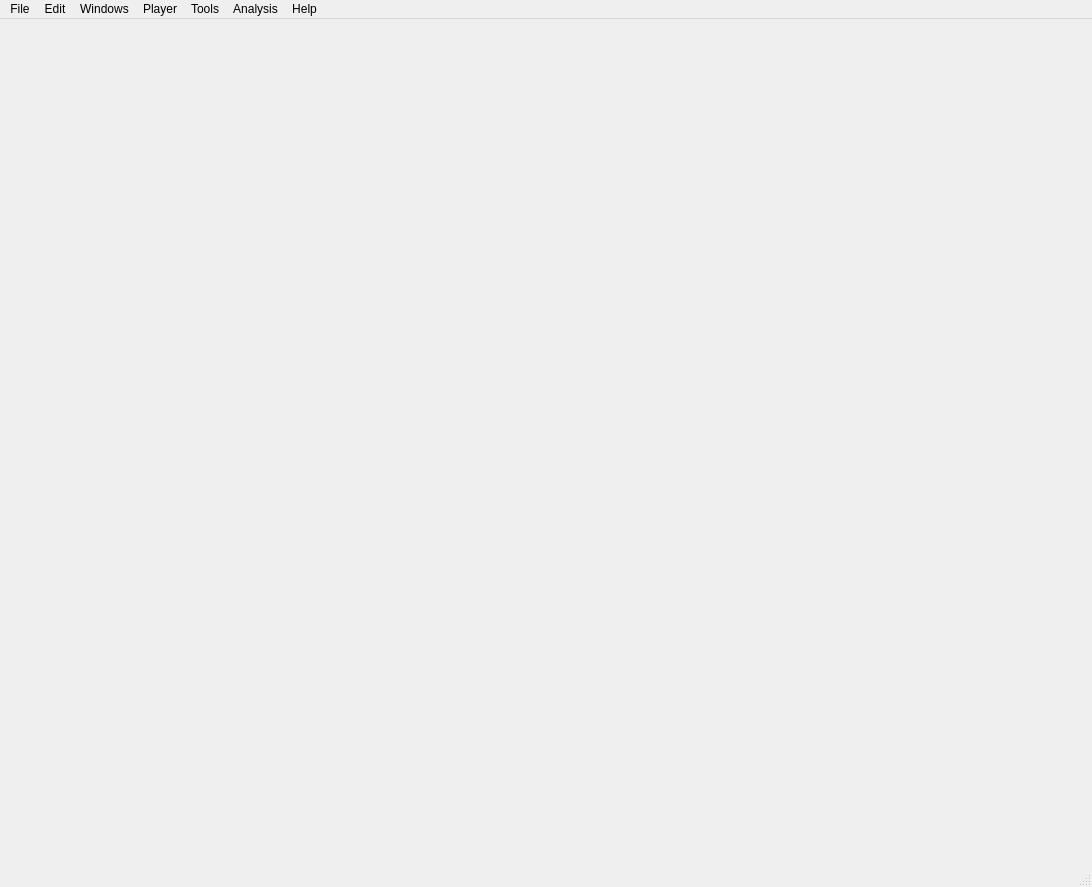
<?xml version="1.0" encoding="UTF-8"?>
<ui version="4.0">
 <class>Main_ELAN_Extension</class>
 <widget class="QMainWindow" name="Main_ELAN_Extension">
  <property name="geometry">
   <rect>
    <x>0</x>
    <y>0</y>
    <width>1092</width>
    <height>887</height>
   </rect>
  </property>
  <property name="windowTitle">
   <string>MainWindow</string>
  </property>
  <property name="windowIcon">
   <iconset>
    <normaloff>images/main.ico</normaloff>images/main.ico</iconset>
  </property>
  <property name="styleSheet">
   <string notr="true"/>
  </property>
  <property name="dockNestingEnabled">
   <bool>true</bool>
  </property>
  <widget class="QWidget" name="centralwidget">
   <layout class="QGridLayout" name="gridLayout"/>
  </widget>
  <widget class="QMenuBar" name="menubar">
   <property name="geometry">
    <rect>
     <x>0</x>
     <y>0</y>
     <width>1092</width>
     <height>21</height>
    </rect>
   </property>
   <widget class="QMenu" name="menuFile">
    <property name="title">
     <string>File</string>
    </property>
    <widget class="QMenu" name="menuImport">
     <property name="title">
      <string>Import</string>
     </property>
     <addaction name="actionImportELANSegmentation"/>
     <addaction name="action_importELAN_Project"/>
     <addaction name="actionImportVocabulary"/>
     <addaction name="separator"/>
     <addaction name="actionImportFilmColorsPipeline"/>
     <addaction name="actionImportFilmColorsFilemaker"/>
    </widget>
    <widget class="QMenu" name="menuExport">
     <property name="title">
      <string>Export</string>
     </property>
     <addaction name="action_ExportSegmentation"/>
     <addaction name="actionExportTemplate"/>
     <addaction name="actionExportVocabulary"/>
     <addaction name="actionZip_Project"/>
    </widget>
    <widget class="QMenu" name="menuRecently_Opened">
     <property name="title">
      <string>Recently Opened</string>
     </property>
     <addaction name="actionClearRecent"/>
     <addaction name="separator"/>
    </widget>
    <addaction name="actionNew"/>
    <addaction name="actionLoad"/>
    <addaction name="actionSave"/>
    <addaction name="actionSaveAs"/>
    <addaction name="actionBackup"/>
    <addaction name="actionClose_Project"/>
    <addaction name="separator"/>
    <addaction name="menuImport"/>
    <addaction name="menuExport"/>
    <addaction name="separator"/>
    <addaction name="menuRecently_Opened"/>
    <addaction name="actionExit"/>
   </widget>
   <widget class="QMenu" name="menuAnalyze">
    <property name="title">
     <string>Tools</string>
    </property>
    <addaction name="separator"/>
    <addaction name="actionScreenshot"/>
    <addaction name="actionAdd_Key"/>
    <addaction name="separator"/>
    <addaction name="actionAdd_Segment"/>
    <addaction name="actionIntervalSegmentStart"/>
    <addaction name="actionIntervalSegmentEnd"/>
    <addaction name="separator"/>
    <addaction name="actionAdd_Annotation_Layer"/>
    <addaction name="actionAdd_Segmentation"/>
    <addaction name="separator"/>
   </widget>
   <widget class="QMenu" name="menuHelp">
    <property name="title">
     <string>Help</string>
    </property>
    <addaction name="actionAbout"/>
    <addaction name="actionWelcome"/>
    <addaction name="actionUpdate"/>
    <addaction name="actionDocumentation"/>
   </widget>
   <widget class="QMenu" name="menuWindows">
    <property name="title">
     <string>Windows</string>
    </property>
    <widget class="QMenu" name="menuToolboxes">
     <property name="title">
      <string>Toolboxes</string>
     </property>
     <addaction name="actionAnnotation_Toolbox"/>
     <addaction name="actionScreenshot_Toolbox"/>
    </widget>
    <widget class="QMenu" name="menuPerspectives">
     <property name="title">
      <string>Perspectives</string>
     </property>
     <addaction name="actionPerspectivesToggle"/>
     <addaction name="separator"/>
     <addaction name="actionPlayerPersp"/>
     <addaction name="actionSegmentationPersp"/>
     <addaction name="actionAnnotationPersp"/>
     <addaction name="actionScreenshotsPersp"/>
     <addaction name="actionNodeEditorPerspective"/>
     <addaction name="actionResultsPersp"/>
     <addaction name="separator"/>
     <addaction name="actionSave_Perspective"/>
     <addaction name="actionLoad_Perspective"/>
    </widget>
    <addaction name="menuToolboxes"/>
    <addaction name="actionPlayerControls"/>
    <addaction name="separator"/>
    <addaction name="actionInspector"/>
    <addaction name="actionOutliner"/>
    <addaction name="actionTimeline"/>
    <addaction name="separator"/>
    <addaction name="actionScreenshot_Manager"/>
    <addaction name="actionVocabularyManager"/>
    <addaction name="separator"/>
    <addaction name="menuPerspectives"/>
    <addaction name="separator"/>
    <addaction name="actionTaksMonitor"/>
    <addaction name="actionHistory"/>
    <addaction name="actionPreferences"/>
    <addaction name="separator"/>
    <addaction name="actionFullscreen"/>
   </widget>
   <widget class="QMenu" name="menuEdit">
    <property name="title">
     <string>Edit</string>
    </property>
    <addaction name="actionUndo"/>
    <addaction name="actionRedo"/>
    <addaction name="actionDelete"/>
   </widget>
   <widget class="QMenu" name="menuAnalysis">
    <property name="title">
     <string>Analysis</string>
    </property>
    <addaction name="actionColorimetry"/>
    <addaction name="actionMovie_Mosaic"/>
    <addaction name="separator"/>
   </widget>
   <widget class="QMenu" name="menuPlayer">
    <property name="title">
     <string>Player</string>
    </property>
    <widget class="QMenu" name="menuFrame_Rate">
     <property name="title">
      <string>Frame Rate</string>
     </property>
     <addaction name="actionIncreasePlayRate"/>
     <addaction name="actionDecreasePlayRate"/>
    </widget>
    <addaction name="actionPlay_Pause"/>
    <addaction name="actionFrame_Forward"/>
    <addaction name="actionFrame_Backward"/>
    <addaction name="menuFrame_Rate"/>
   </widget>
   <addaction name="menuFile"/>
   <addaction name="menuEdit"/>
   <addaction name="menuWindows"/>
   <addaction name="menuPlayer"/>
   <addaction name="menuAnalyze"/>
   <addaction name="menuAnalysis"/>
   <addaction name="menuHelp"/>
  </widget>
  <widget class="QStatusBar" name="statusbar"/>
  <action name="actionNew">
   <property name="text">
    <string>New</string>
   </property>
  </action>
  <action name="actionLoad">
   <property name="text">
    <string>Load</string>
   </property>
  </action>
  <action name="actionSave">
   <property name="text">
    <string>Save</string>
   </property>
   <property name="shortcut">
    <string>Ctrl+S</string>
   </property>
  </action>
  <action name="actionExit">
   <property name="text">
    <string>Exit</string>
   </property>
  </action>
  <action name="actionAbout">
   <property name="text">
    <string>About</string>
   </property>
  </action>
  <action name="actionPlayerControls">
   <property name="text">
    <string>Player Controls</string>
   </property>
   <property name="shortcut">
    <string>Alt+P</string>
   </property>
  </action>
  <action name="actionColor">
   <property name="text">
    <string>Color</string>
   </property>
  </action>
  <action name="actionSegmentation">
   <property name="text">
    <string>Segmentation</string>
   </property>
  </action>
  <action name="actionConnect">
   <property name="text">
    <string>Connect</string>
   </property>
  </action>
  <action name="actionScreenshot">
   <property name="checkable">
    <bool>false</bool>
   </property>
   <property name="text">
    <string>Screenshot</string>
   </property>
   <property name="shortcut">
    <string>Ctrl+F</string>
   </property>
  </action>
  <action name="actionElanConnection">
   <property name="text">
    <string>Elan Connection</string>
   </property>
  </action>
  <action name="actionShots">
   <property name="text">
    <string>Shots</string>
   </property>
  </action>
  <action name="actionImportELANSegmentation">
   <property name="text">
    <string>ELAN Segmentation</string>
   </property>
   <property name="toolTip">
    <string>Importing a new ELAN Segmentation</string>
   </property>
  </action>
  <action name="actionScreenshot_Manager">
   <property name="text">
    <string>Screenshot Manager</string>
   </property>
   <property name="shortcut">
    <string>Alt+S</string>
   </property>
  </action>
  <action name="actionVocabularyManager">
   <property name="text">
    <string>Vocabulary Manager</string>
   </property>
  </action>
  <action name="actionPreferences">
   <property name="text">
    <string>Preferences</string>
   </property>
  </action>
  <action name="actionAnnotation_Toolbox">
   <property name="text">
    <string>Annotation Toolbox</string>
   </property>
  </action>
  <action name="actionScreenshot_Toolbox">
   <property name="text">
    <string>Screenshot Toolbox</string>
   </property>
  </action>
  <action name="actionOutliner">
   <property name="text">
    <string>Outliner</string>
   </property>
   <property name="shortcut">
    <string>Alt+O</string>
   </property>
  </action>
  <action name="actionSaveAs">
   <property name="text">
    <string>Save as ...</string>
   </property>
  </action>
  <action name="actionAdd_Key">
   <property name="text">
    <string>Add Key</string>
   </property>
   <property name="shortcut">
    <string>Ctrl+G</string>
   </property>
  </action>
  <action name="actionPlayerPersp">
   <property name="text">
    <string>Player</string>
   </property>
   <property name="shortcut">
    <string>Alt+1</string>
   </property>
  </action>
  <action name="actionAnnotationPersp">
   <property name="text">
    <string>Annotation</string>
   </property>
   <property name="shortcut">
    <string>Alt+3</string>
   </property>
  </action>
  <action name="actionScreenshotsPersp">
   <property name="text">
    <string>Screenshots Manager</string>
   </property>
   <property name="shortcut">
    <string>Alt+4</string>
   </property>
  </action>
  <action name="actionPerspectivesToggle">
   <property name="text">
    <string>Perspective Toolbar</string>
   </property>
  </action>
  <action name="actionAdd_Segment">
   <property name="text">
    <string>Add Segment</string>
   </property>
   <property name="shortcut">
    <string>Ctrl+D</string>
   </property>
  </action>
  <action name="actionAdd_Annotation_Layer">
   <property name="text">
    <string>Add Annotation Layer</string>
   </property>
  </action>
  <action name="actionAdd_Segmentation">
   <property name="text">
    <string>Add Segmentation</string>
   </property>
  </action>
  <action name="actionHilbert_Histogram">
   <property name="text">
    <string>Hilbert Histogram</string>
   </property>
  </action>
  <action name="actionUndo">
   <property name="text">
    <string>Undo</string>
   </property>
   <property name="shortcut">
    <string>Ctrl+Z</string>
   </property>
  </action>
  <action name="actionRedo">
   <property name="text">
    <string>Redo</string>
   </property>
   <property name="shortcut">
    <string>Ctrl+Y</string>
   </property>
  </action>
  <action name="actionHistory">
   <property name="text">
    <string>History</string>
   </property>
   <property name="shortcut">
    <string>Alt+H</string>
   </property>
  </action>
  <action name="action_importELAN_Project">
   <property name="text">
    <string>ELAN Project</string>
   </property>
  </action>
  <action name="action_ExportSegmentation">
   <property name="text">
    <string>Segmentation</string>
   </property>
  </action>
  <action name="actionDelete">
   <property name="text">
    <string>Delete</string>
   </property>
   <property name="shortcut">
    <string>Del</string>
   </property>
  </action>
  <action name="actionNodeEditorPerspective">
   <property name="text">
    <string>Node Editor</string>
   </property>
   <property name="shortcut">
    <string>Alt+5</string>
   </property>
  </action>
  <action name="actionPlay_Pause">
   <property name="text">
    <string>Play/Pause</string>
   </property>
   <property name="shortcut">
    <string>Space</string>
   </property>
  </action>
  <action name="actionWelcome">
   <property name="text">
    <string>Welcome</string>
   </property>
  </action>
  <action name="actionSave_Perspective">
   <property name="text">
    <string>Save Perspective</string>
   </property>
  </action>
  <action name="actionLoad_Perspective">
   <property name="text">
    <string>Load Perspective</string>
   </property>
  </action>
  <action name="actionUpdate">
   <property name="text">
    <string>Check for Updates</string>
   </property>
  </action>
  <action name="actionClose_Project">
   <property name="text">
    <string>Close Project</string>
   </property>
  </action>
  <action name="actionInspector">
   <property name="text">
    <string>Inspector</string>
   </property>
   <property name="shortcut">
    <string>Alt+I</string>
   </property>
  </action>
  <action name="actionGeneral">
   <property name="text">
    <string>General</string>
   </property>
  </action>
  <action name="actionTaksMonitor">
   <property name="text">
    <string>Task Monitor</string>
   </property>
   <property name="shortcut">
    <string>Alt+M</string>
   </property>
  </action>
  <action name="actionExportTemplate">
   <property name="text">
    <string>Project Template</string>
   </property>
  </action>
  <action name="actionDocumentation">
   <property name="text">
    <string>Documentation</string>
   </property>
  </action>
  <action name="actionIntervalSegmentStart">
   <property name="text">
    <string>Start Interval Segment</string>
   </property>
   <property name="shortcut">
    <string>Ctrl+W</string>
   </property>
  </action>
  <action name="actionIntervalSegmentEnd">
   <property name="text">
    <string>End Interval Segment</string>
   </property>
   <property name="shortcut">
    <string>Ctrl+E</string>
   </property>
  </action>
  <action name="actionColorimetry">
   <property name="text">
    <string>Colorimetry</string>
   </property>
  </action>
  <action name="actionImportVocabulary">
   <property name="text">
    <string>VIAN Vocabulary</string>
   </property>
  </action>
  <action name="actionExportVocabulary">
   <property name="text">
    <string>VIAN Vocabulary</string>
   </property>
  </action>
  <action name="actionClearRecent">
   <property name="text">
    <string>Clear List</string>
   </property>
  </action>
  <action name="actionZip_Project">
   <property name="text">
    <string>Zip Project</string>
   </property>
  </action>
  <action name="actionFrame_Forward">
   <property name="text">
    <string>Frame Forward</string>
   </property>
   <property name="shortcut">
    <string>Right</string>
   </property>
  </action>
  <action name="actionFrame_Backward">
   <property name="text">
    <string>Frame Backward</string>
   </property>
   <property name="shortcut">
    <string>Left</string>
   </property>
  </action>
  <action name="actionMovie_Mosaic">
   <property name="text">
    <string>Movie Mosaic</string>
   </property>
  </action>
  <action name="actionSegmentationPersp">
   <property name="text">
    <string>Segmentation</string>
   </property>
   <property name="shortcut">
    <string>Alt+2</string>
   </property>
  </action>
  <action name="actionJp">
   <property name="text">
    <string>jp</string>
   </property>
  </action>
  <action name="actionIncreasePlayRate">
   <property name="text">
    <string>Increase</string>
   </property>
   <property name="shortcut">
    <string>+</string>
   </property>
  </action>
  <action name="actionDecreasePlayRate">
   <property name="text">
    <string>Decrease</string>
   </property>
   <property name="shortcut">
    <string>-</string>
   </property>
  </action>
  <action name="actionTimeline">
   <property name="text">
    <string>Timeline</string>
   </property>
   <property name="shortcut">
    <string>Alt+T</string>
   </property>
  </action>
  <action name="actionResultsPersp">
   <property name="text">
    <string>Results</string>
   </property>
   <property name="shortcut">
    <string>Alt+6</string>
   </property>
  </action>
  <action name="actionImportFilmColorsPipeline">
   <property name="text">
    <string>FilmColors Pipeline</string>
   </property>
  </action>
  <action name="actionImportFilmColorsFilemaker">
   <property name="text">
    <string>FilmColors Filemaker</string>
   </property>
  </action>
  <action name="actionBackup">
   <property name="text">
    <string>Backup</string>
   </property>
  </action>
  <action name="actionFullscreen">
   <property name="text">
    <string>Fullscreen</string>
   </property>
  </action>
 </widget>
 <resources/>
 <connections/>
</ui>
